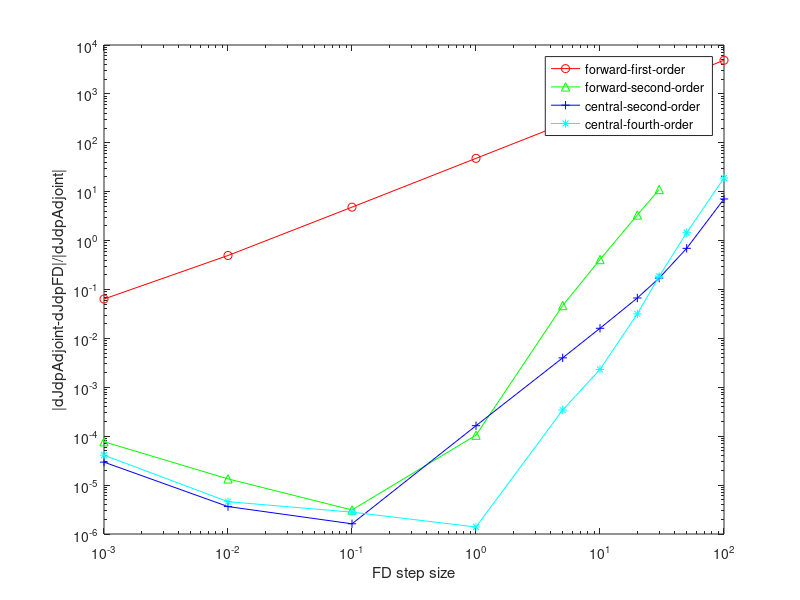
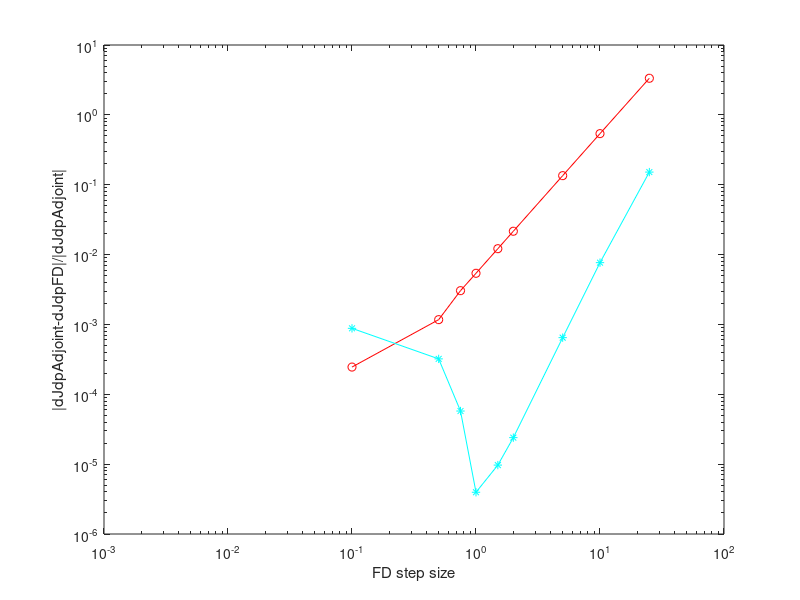
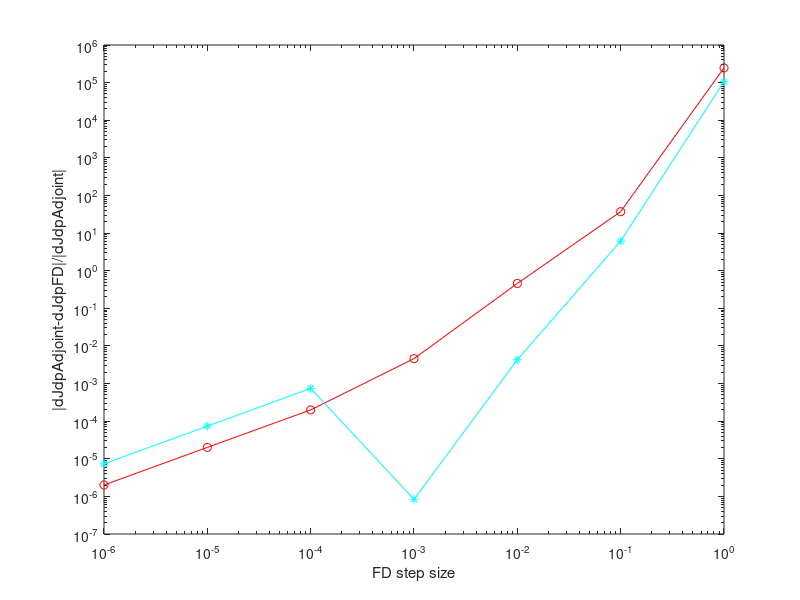

The MATLAB script that drew these images, in order: (Note: this script raises an error after producing the figures.)

%% an example using dhdt with B inversion and IceStream geometry
dx=[ 0.001   0.01    0.1     1       5      10      20      30      50      100];
f1=[0.0639  0.496   4.829   48.1    240     481     963     1446    2415     4879];
f2=[0.0167  0.0168  0.0169  0.0169  0.034   0.404   3.38    11.25   49.6     342 ] ;
c2=[0.0168  0.0168  0.0168  0.0168  0.0132  0.00758 0.055   0.160   0.692   7.199 ] ;
c4=[0.0168  0.0168  0.0168  0.0168  0.0167  0.0170  0.046   0.203   1.489   19.38 ] ;

% After correction 
f2=[7.7e-5  1.34e-5  3.1e-6    1.04995e-4   0.047       0.41        3.34   11.09    NaN     NaN ]   ;
c2=[2.95e-5 3.64e-6 1.617e-6   1.64e-4      0.0040      0.0161      0.067   0.171   0.695   7.102 ] ;
c4=[4.09e-5  4.58e-6  2.8e-6   1.39e-6      0.000343    0.00232     0.0317  0.186   1.451   19.07 ] ;

figure
loglog(dx,f1,'-or') 
hold on
loglog(dx,f2,'-^g') 
loglog(dx,c2,'-+b') 
loglog(dx,c4,'-*c') 

legend('forward-first-order','forward-second-order','central-second-order','central-fourth-order')
%axis([1 100 1e-3 1e4])
ylabel('|dJdpAdjoint-dJdpFD|/|dJdpAdjoint|')
xlabel('FD step size')

%%


%%
% UserVar.Inverse.Syntdata.GeoPerturbation='valley'; UserVar.RunType='valley';  UserVar.vShift=1000 ; % This generates a synthetic valley shaped b geometry
% CtrlVar.Inverse.TestAdjoint.iRange=[220:250] 
% CtrlVar.Inverse.InvertFor='-B-'
% CtrlVar.Inverse.Measurements='-dhdt-' 
% UserVar.Inverse.SynthData.Pert="-B-" 
dx=[ 0.001   0.01    0.1     1       5      10      25          50      100];
f1=[NaN      2.74    2.74    2.69   2.47    2.22    1.694       1.398   1.7];
c2=[NaN      NaN    NaN     2.75     2.76     NaN     NaN         NaN     NaN];

% after correction
dx=[ 0.001   0.01    0.1        0.5             0.75            1               1.5         2           5           10          25          ];
c2=[NaN      NaN     0.00024532 0.00117071      0.00304373      0.0053961       0.0121409   0.0215829   0.134827    0.538678    3.34148     ];  
c4=[NaN      NaN     0.00087942 0.000321278     5.75846e-05     3.96034e-06     9.69234e-06 2.39632e-05 0.000646843 0.00766275  0.151626    ];


figure
loglog(dx,c2,'-or') 
hold on
%loglog(dx,f2,'-^g') 
%loglog(dx,c2,'-+b') 
loglog(dx,c4,'-*c') 

%legend('forward-first-order','forward-second-order','central-second-order','central-fourth-order')
%axis([1 100 1e-3 1e4])
ylabel('|dJdpAdjoint-dJdpFD|/|dJdpAdjoint|')
xlabel('FD step size')



%%
% UserVar.RunType='IceStream';   UserVar.Inverse.Syntdata.GeoPerturbation='gauss';
% CtrlVar.Inverse.TestAdjoint.FiniteDifferenceStepSize=1e-5 ;
% CtrlVar.Inverse.TestAdjoint.iRange=[220:250] 
% CtrlVar.Inverse.InvertFor='-logC-'
% CtrlVar.Inverse.Measurements='-dhdt-' 
% UserVar.Inverse.SynthData.Pert="-B-" 
dx=[1e-6                    1e-5             1e-4           1e-3            1e-2            1e-1        1] ; 
c2=[2.00761e-06             2.00893e-05      0.00019904     0.00459092      0.458079        37.0746     246257] ; 
c4=[7.35153e-06             7.35234e-05      0.000743551    8.35087e-07     0.00428215      6.12244     106308] ; 

figure
loglog(dx,c2,'-or') 
hold on
loglog(dx,c4,'-*c')
ylabel('|dJdpAdjoint-dJdpFD|/|dJdpAdjoint|')
xlabel('FD step size')


%%
% UserVar.Inverse.Syntdata.GeoPerturbation='valley'; UserVar.RunType='valley';  UserVar.vShift=-4000 ;
% CtrlVar.Inverse.TestAdjoint.FiniteDifferenceStepSize=1e-3 ;
% All nodes

% CtrlVar.Inverse.Measurements='-dhdt-' 
% with dBFuvLambda=dIdbq(CtrlVar,MUA,uAdjoint,vAdjoint,F,dhdp,dbdp,dBdp);
% ||dJdpTest-dJdp||/||dJdp||= 7.21402e-06 
%
% and with new, using partial int.
% ||dJdpTest-dJdp||/||dJdp||= 0.0225598 
% This done for only strickly upstream nodes
% New with -uv- 
 % ||dJdpTest-dJdp||/||dJdp||= 0.0334448 
% old one
 %||dJdpTest-dJdp||/||dJdp||= 8.26264e-06 

 %%
% Very confused now
 UserVar.Inverse.Syntdata.GeoPerturbation='valley'; 
 UserVar.RunType='valley';  
 UserVar.vShift=1000 ; 
 UserVar.Inverse.SynthData.Pert="-B-";
 CtrlVar.Inverse.Measurements='-uv-dhdt-' ;  
 CtrlVar.Inverse.InvertFor='-B-'  ; 
 CtrlVar.Inverse.TestAdjoint.FiniteDifferenceStepSize=1e-3 ;
 
 New: 2.67759e-06 
 Old: 2.68451e-06
 
 % now do as above but set
 UserVar.vShift=-1000 ; 
  
 % old: 0.109456 (generally very good, but a few very large values in adjoint gradient, seen in both dBFuvLambda and -dhJhdot less extreme value in dBFuvLambda2
 
 
 % Notice high values in dhJhdot and decided to test this in isolation by setting
 % 
 
 
 
